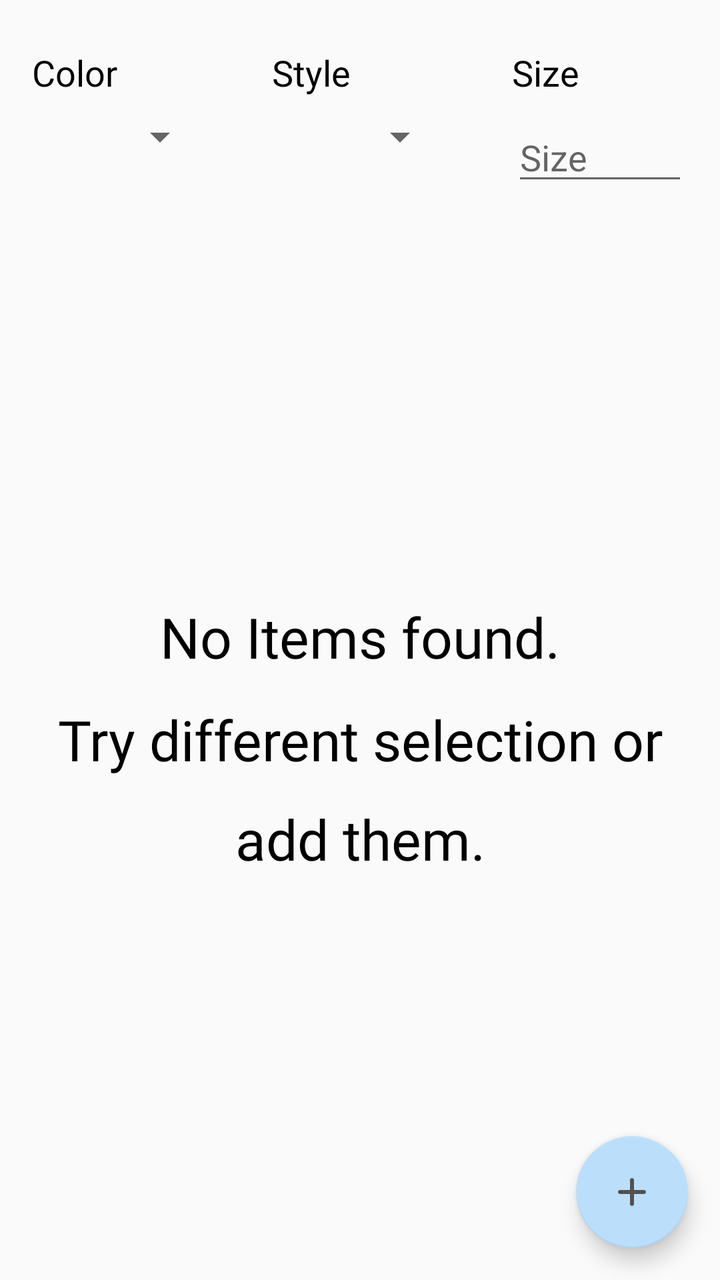
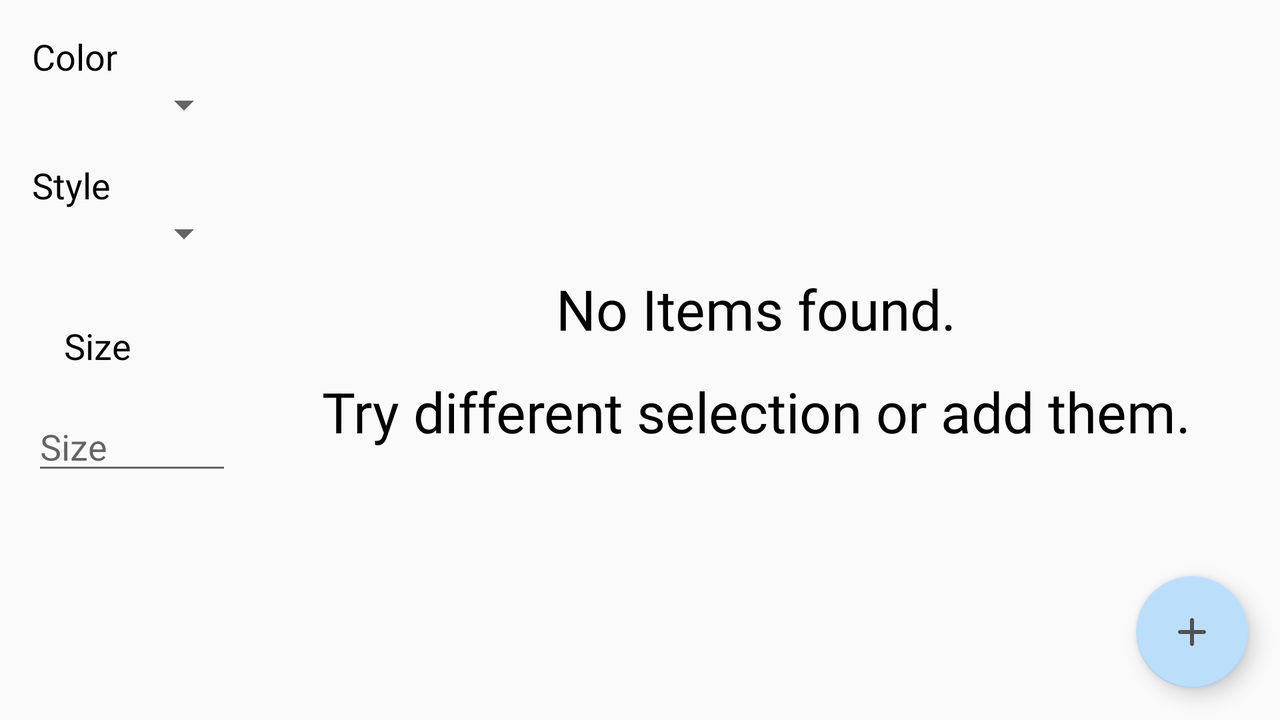

One screen, two layout resources from the same app: the default and the repository's alternative for another configuration. Each is rendered where Android would select it; the XML of both is given below.
<!-- AndroidManifest.xml: application theme AppTheme -->
<!-- res/layout/fragment_filtered_items.xml -->
<?xml version="1.0" encoding="utf-8"?>
<androidx.constraintlayout.widget.ConstraintLayout xmlns:android="http://schemas.android.com/apk/res/android"
    xmlns:app="http://schemas.android.com/apk/res-auto"
    xmlns:tools="http://schemas.android.com/tools"
    android:layout_width="match_parent"
    android:layout_height="match_parent"
    android:id="@+id/fragment_items_main_layout"
    tools:context=".ui.fragments.FilteredItemsFragment">


    <TextView
        android:id="@+id/fragment_items_description_color"
        style="@style/FilterDesctiption"
        android:layout_width="0dp"
        android:layout_height="wrap_content"
        android:layout_margin="@dimen/default_side_margin"
        android:paddingTop="@dimen/dp8"
        android:paddingBottom="@dimen/dp8"
        android:text="@string/color"
        app:layout_constraintEnd_toStartOf="@id/fragment_items_description_style"
        app:layout_constraintHorizontal_chainStyle="spread"
        app:layout_constraintStart_toStartOf="parent"
        app:layout_constraintTop_toTopOf="parent" />

    <TextView
        android:id="@+id/fragment_items_description_style"
        style="@style/FilterDesctiption"
        android:layout_width="0dp"
        android:layout_height="wrap_content"
        android:layout_margin="@dimen/default_side_margin"
        android:paddingTop="@dimen/dp8"
        android:paddingBottom="@dimen/dp8"
        android:text="@string/style"
        app:layout_constraintEnd_toStartOf="@id/fragment_items_description_size"
        app:layout_constraintHorizontal_chainStyle="spread"
        app:layout_constraintStart_toEndOf="@id/fragment_items_description_color"
        app:layout_constraintTop_toTopOf="parent" />

    <TextView
        android:id="@+id/fragment_items_description_size"
        style="@style/FilterDesctiption"
        android:layout_width="0dp"
        android:layout_height="wrap_content"
        android:layout_margin="@dimen/default_side_margin"
        android:paddingTop="@dimen/dp8"
        android:paddingBottom="@dimen/dp8"
        android:text="@string/size"
        app:layout_constraintEnd_toEndOf="parent"
        app:layout_constraintHorizontal_chainStyle="spread"
        app:layout_constraintStart_toEndOf="@id/fragment_items_description_style"
        app:layout_constraintTop_toTopOf="parent" />

    <Spinner
        android:id="@+id/fragment_items_spinner_color"
        android:layout_width="0dp"
        android:layout_height="wrap_content"
        app:layout_constraintEnd_toEndOf="@id/fragment_items_description_color"
        app:layout_constraintStart_toStartOf="@id/fragment_items_description_color"
        app:layout_constraintTop_toBottomOf="@id/fragment_items_description_color" />

    <Spinner
        android:id="@+id/fragment_items_spinner_style"
        android:layout_width="0dp"
        android:layout_height="wrap_content"
        app:layout_constraintEnd_toEndOf="@id/fragment_items_description_style"
        app:layout_constraintStart_toStartOf="@id/fragment_items_description_style"
        app:layout_constraintTop_toBottomOf="@id/fragment_items_description_style" />

    <com.google.android.material.textfield.TextInputEditText
        android:id="@+id/fragment_items_edittext_size"
        android:layout_width="0dp"
        android:layout_height="wrap_content"
        android:hint="@string/size"
        app:layout_constraintEnd_toEndOf="@id/fragment_items_description_size"
        app:layout_constraintStart_toStartOf="@id/fragment_items_description_size"
        app:layout_constraintTop_toBottomOf="@id/fragment_items_description_size" />

    <androidx.constraintlayout.widget.Barrier
        android:id="@+id/labelBarrier"
        android:layout_width="match_parent"
        android:layout_height="1dp"
        app:barrierDirection="bottom"
        app:constraint_referenced_ids="fragment_items_spinner_style,fragment_items_edittext_size" />

    <TextView
        android:id="@+id/fragment_items_no_items"
        style="@style/TopTitle"
        android:layout_width="match_parent"
        android:layout_height="0dp"
        android:padding="@dimen/default_side_margin"
        android:text="@string/no_items_found"
        app:layout_constraintBottom_toBottomOf="parent"
        app:layout_constraintEnd_toEndOf="parent"
        app:layout_constraintStart_toStartOf="parent"
        app:layout_constraintTop_toBottomOf="@id/labelBarrier" />

    <androidx.recyclerview.widget.RecyclerView
        android:id="@+id/fragment_items_rec_view"
        android:layout_width="match_parent"
        android:layout_height="0dp"
        android:padding="@dimen/default_side_margin"
        app:layout_constraintBottom_toBottomOf="parent"
        app:layout_constraintEnd_toEndOf="parent"
        app:layout_constraintStart_toStartOf="parent"
        app:layout_constraintTop_toBottomOf="@id/labelBarrier"
        tools:listitem="@layout/item_card" />

    <com.google.android.material.floatingactionbutton.FloatingActionButton
        android:id="@+id/fragment_items_fab"
        android:layout_width="wrap_content"
        android:layout_height="wrap_content"
        android:layout_margin="@dimen/default_side_margin"
        android:background="@null"
        android:contentDescription="@string/add"
        android:src="@drawable/ic_plus"
        app:layout_constraintBottom_toBottomOf="parent"
        app:layout_constraintEnd_toEndOf="parent" />

</androidx.constraintlayout.widget.ConstraintLayout>
<!-- resources referenced by this layout -->
<resources>
  <dimen name="default_side_margin">16dp</dimen>
  <dimen name="dp8">8dp</dimen>
  <!-- drawable ic_plus (drawable) -->
  <?xml version="1.0" encoding="utf-8"?>
  <vector xmlns:android="http://schemas.android.com/apk/res/android"
      android:width="24.0dp"
      android:height="24.0dp"
      android:viewportWidth="24.0"
      android:viewportHeight="24.0">
  
      <path
          android:fillColor="@color/grey"
          android:pathData="M18,13h-5v5c0,0.55 -0.45,1 -1,1h0c-0.55,0 -1,-0.45 -1,-1v-5H6c-0.55,0 -1,-0.45 -1,-1v0c0,-0.55 0.45,-1 1,-1h5V6c0,-0.55 0.45,-1 1,-1h0c0.55,0 1,0.45 1,1v5h5c0.55,0 1,0.45 1,1v0C19,12.55 18.55,13 18,13z" />
  
  </vector>
  <string name="add">Add</string>
  <string name="color">Color</string>
  <string name="no_items_found">No Items found.\nTry different selection or add them.</string>
  <string name="size">Size</string>
  <string name="style">Style</string>
  <style name="FilterDesctiption">
          <item name="android:textSize">18sp</item>
          <item name="android:fontFamily">@font/bodonio</item>
          <item name="android:textColor">@android:color/black</item>
      </style>
  <style name="TopTitle">
          <item name="android:textSize">28sp</item>
          <item name="android:lineSpacingMultiplier">1.5</item>
          <item name="android:gravity">center</item>
          <item name="android:fontFamily">@font/bodonio</item>
          <item name="android:textColor">@android:color/black</item>
      </style>
  <style name="AppTheme" parent="Theme.AppCompat.Light.DarkActionBar">
          
          <item name="colorPrimary">@color/colorPrimary</item>
          <item name="colorPrimaryDark">@color/colorPrimaryDark</item>
          <item name="colorAccent">@color/colorAccent</item>
      </style>
  <color name="grey">#515151</color>
  <color name="colorPrimary">#ffecb3</color>
  <color name="colorPrimaryDark">#cbba83</color>
  <color name="colorAccent">#bbdefb</color>
</resources>
<!-- res/layout-land/fragment_filtered_items.xml (the repository's variant of the layout above) -->
<!-- drawn on the phone turned sideways -->
<?xml version="1.0" encoding="utf-8"?>
<androidx.constraintlayout.widget.ConstraintLayout xmlns:android="http://schemas.android.com/apk/res/android"
    xmlns:app="http://schemas.android.com/apk/res-auto"
    xmlns:tools="http://schemas.android.com/tools"
    android:layout_width="match_parent"
    android:layout_height="match_parent"
    android:id="@+id/fragment_items_main_layout"
    tools:context=".ui.fragments.FilteredItemsFragment">


    <TextView
        android:id="@+id/fragment_items_description_color"
        style="@style/FilterDesctiption"
        android:layout_width="wrap_content"
        android:layout_height="wrap_content"
        android:layout_margin="@dimen/default_side_margin"
        android:minWidth="@dimen/dp100"
        android:text="@string/color"
        app:layout_constraintStart_toStartOf="parent"
        app:layout_constraintTop_toTopOf="parent" />

    <Spinner
        android:id="@+id/fragment_items_spinner_color"
        android:layout_width="0dp"
        android:layout_height="wrap_content"
        app:layout_constraintEnd_toEndOf="@id/fragment_items_description_color"
        app:layout_constraintStart_toStartOf="@id/fragment_items_description_color"
        app:layout_constraintTop_toBottomOf="@id/fragment_items_description_color" />

    <TextView
        android:id="@+id/fragment_items_description_style"
        style="@style/FilterDesctiption"
        android:layout_width="wrap_content"
        android:layout_height="wrap_content"
        android:layout_margin="@dimen/default_side_margin"
        android:minWidth="@dimen/dp100"
        android:text="@string/style"
        app:layout_constraintStart_toStartOf="parent"
        app:layout_constraintTop_toBottomOf="@id/fragment_items_spinner_color" />

    <Spinner
        android:id="@+id/fragment_items_spinner_style"
        android:layout_width="0dp"
        android:layout_height="wrap_content"
        app:layout_constraintEnd_toEndOf="@id/fragment_items_description_style"
        app:layout_constraintStart_toStartOf="@id/fragment_items_description_style"
        app:layout_constraintTop_toBottomOf="@id/fragment_items_description_style" />

    <TextView
        android:id="@+id/fragment_items_description_size"
        style="@style/FilterDesctiption"
        android:layout_width="wrap_content"
        android:layout_height="wrap_content"
        android:layout_margin="@dimen/default_side_margin"
        android:minWidth="@dimen/dp100"
        android:padding="@dimen/default_side_margin"
        android:text="@string/size"
        app:layout_constraintStart_toStartOf="parent"
        app:layout_constraintTop_toBottomOf="@id/fragment_items_spinner_style" />


    <com.google.android.material.textfield.TextInputEditText
        android:id="@+id/fragment_items_edittext_size"
        android:layout_width="0dp"
        android:layout_height="wrap_content"
        android:hint="@string/size"
        android:imeOptions="actionDone"
        app:layout_constraintEnd_toEndOf="@id/fragment_items_description_size"
        app:layout_constraintStart_toStartOf="@id/fragment_items_description_size"
        app:layout_constraintTop_toBottomOf="@id/fragment_items_description_size" />

    <androidx.constraintlayout.widget.Barrier
        android:id="@+id/labelBarrier"
        android:layout_width="@dimen/dp8"
        android:layout_height="match_parent"
        app:barrierDirection="end"
        app:constraint_referenced_ids="fragment_items_description_color,fragment_items_edittext_size" />

    <TextView
        android:id="@+id/fragment_items_no_items"
        style="@style/TopTitle"
        android:layout_width="0dp"
        android:layout_height="0dp"
        android:padding="@dimen/default_side_margin"
        android:text="@string/no_items_found"
        app:layout_constraintBottom_toBottomOf="parent"
        app:layout_constraintEnd_toEndOf="parent"
        app:layout_constraintStart_toEndOf="@id/labelBarrier"
        app:layout_constraintTop_toTopOf="parent" />

    <androidx.recyclerview.widget.RecyclerView
        android:id="@+id/fragment_items_rec_view"
        android:layout_width="0dp"
        android:layout_height="0dp"
        android:padding="@dimen/default_side_margin"
        app:layout_constraintBottom_toBottomOf="parent"
        app:layout_constraintEnd_toEndOf="parent"
        app:layout_constraintStart_toEndOf="@id/labelBarrier"
        app:layout_constraintTop_toTopOf="parent"
        tools:listitem="@layout/item_card" />

    <com.google.android.material.floatingactionbutton.FloatingActionButton
        android:id="@+id/fragment_items_fab"
        android:layout_width="wrap_content"
        android:layout_height="wrap_content"
        android:layout_margin="@dimen/default_side_margin"
        android:background="@null"
        android:contentDescription="@string/add"
        android:src="@drawable/ic_plus"
        app:layout_constraintBottom_toBottomOf="parent"
        app:layout_constraintEnd_toEndOf="parent" />
</androidx.constraintlayout.widget.ConstraintLayout>
<!-- resources referenced by the variant -->
<!-- as the phone turned sideways resolves them -->
<resources>
  <dimen name="default_side_margin">16dp</dimen>
  <dimen name="dp100">100dp</dimen>
  <dimen name="dp8">8dp</dimen>
  <!-- drawable ic_plus (drawable) -->
  <?xml version="1.0" encoding="utf-8"?>
  <vector xmlns:android="http://schemas.android.com/apk/res/android"
      android:width="24.0dp"
      android:height="24.0dp"
      android:viewportWidth="24.0"
      android:viewportHeight="24.0">
  
      <path
          android:fillColor="@color/grey"
          android:pathData="M18,13h-5v5c0,0.55 -0.45,1 -1,1h0c-0.55,0 -1,-0.45 -1,-1v-5H6c-0.55,0 -1,-0.45 -1,-1v0c0,-0.55 0.45,-1 1,-1h5V6c0,-0.55 0.45,-1 1,-1h0c0.55,0 1,0.45 1,1v5h5c0.55,0 1,0.45 1,1v0C19,12.55 18.55,13 18,13z" />
  
  </vector>
  <string name="add">Add</string>
  <string name="color">Color</string>
  <string name="no_items_found">No Items found.\nTry different selection or add them.</string>
  <string name="size">Size</string>
  <string name="style">Style</string>
  <style name="FilterDesctiption">
          <item name="android:textSize">18sp</item>
          <item name="android:fontFamily">@font/bodonio</item>
          <item name="android:textColor">@android:color/black</item>
      </style>
  <style name="TopTitle">
          <item name="android:textSize">28sp</item>
          <item name="android:lineSpacingMultiplier">1.5</item>
          <item name="android:gravity">center</item>
          <item name="android:fontFamily">@font/bodonio</item>
          <item name="android:textColor">@android:color/black</item>
      </style>
  <style name="AppTheme" parent="Theme.AppCompat.Light.DarkActionBar">
          
          <item name="colorPrimary">@color/colorPrimary</item>
          <item name="colorPrimaryDark">@color/colorPrimaryDark</item>
          <item name="colorAccent">@color/colorAccent</item>
      </style>
  <color name="grey">#515151</color>
  <color name="colorPrimary">#ffecb3</color>
  <color name="colorPrimaryDark">#cbba83</color>
  <color name="colorAccent">#bbdefb</color>
</resources>
